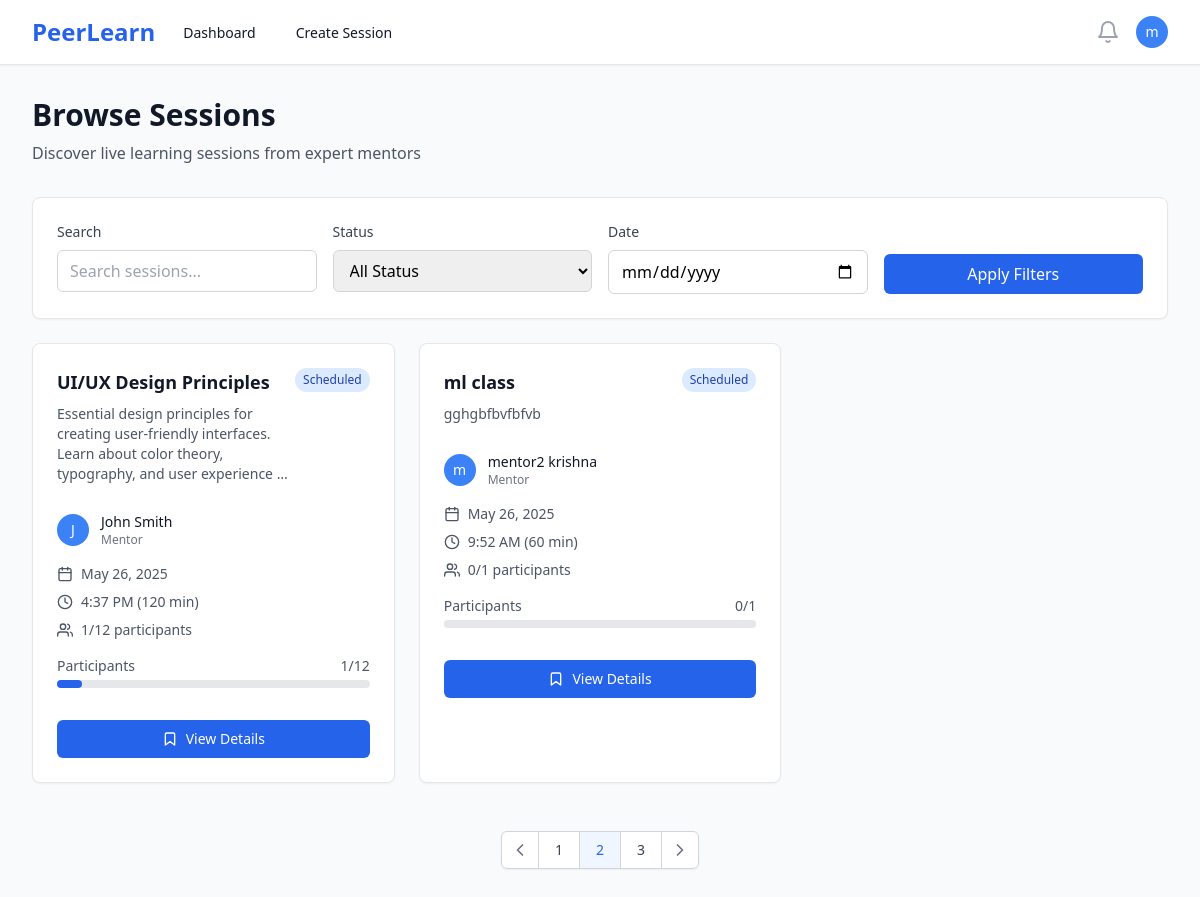
The page /sessions/ (signed in) on the database as committed earlier.
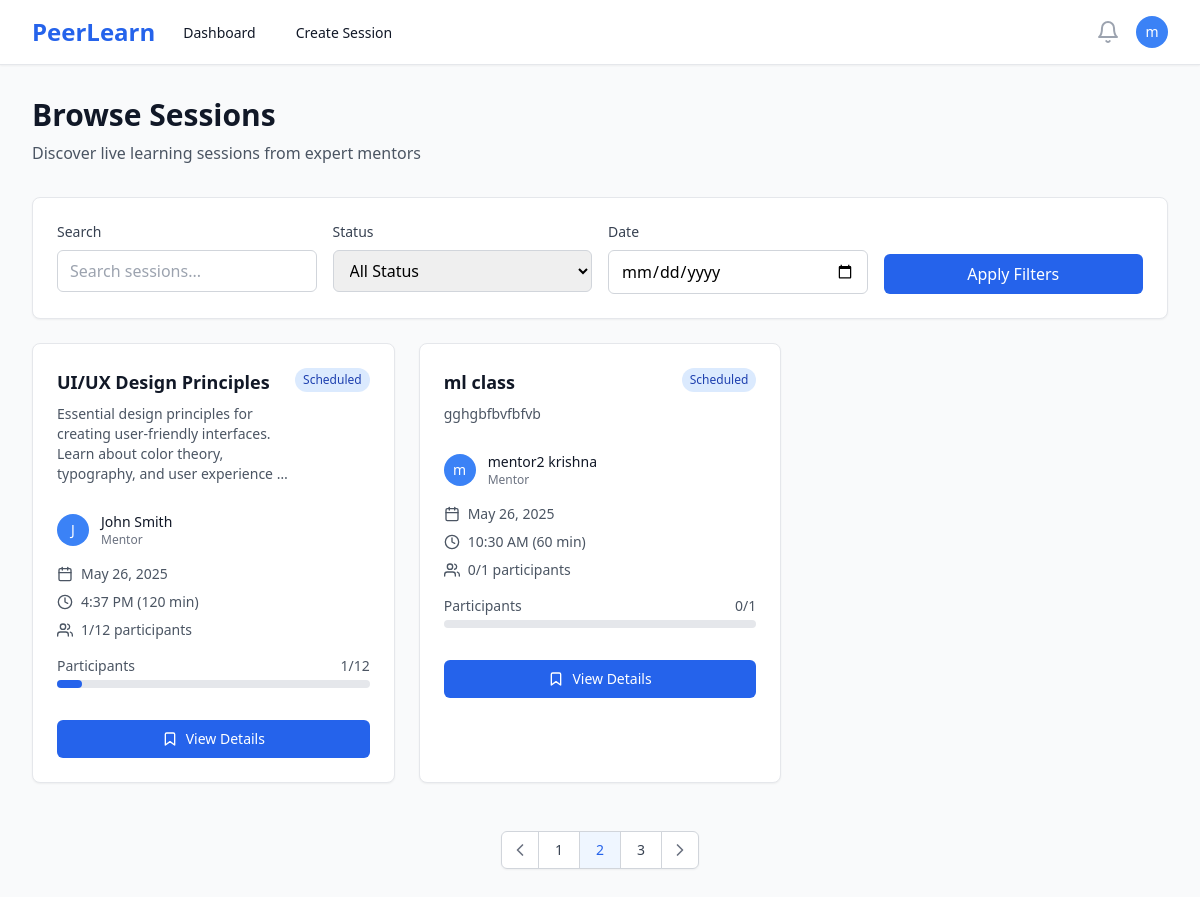
The same page on the database as committed later.
### sessions/models.py (models this page shows, shortened)
class Session(models.Model):
    STATUS_CHOICES = [
        ('draft', 'Draft'),
        ('scheduled', 'Scheduled'),
        ('live', 'Live'),
        ('completed', 'Completed'),
        ('cancelled', 'Cancelled'),
    ]
    CATEGORY_CHOICES = [
        ('programming', 'Programming & Development'),
        ('data-science', 'Data Science & Analytics'),
        ('web-development', 'Web Development'),
        ('mobile-development', 'Mobile Development'),
        ('ai-ml', 'AI & Machine Learning'),
        ('design', 'UI/UX Design'),
        ('business', 'Business & Marketing'),
        ('language', 'Language Learning'),
        ('music', 'Music & Arts'),
        ('fitness', 'Health & Fitness'),
        ('other', 'Other'),
    ]
    id = models.UUIDField(primary_key=True, default=uuid.uuid4, editable=False)
    mentor = models.ForeignKey(User, on_delete=models.CASCADE, related_name='mentor_sessions')
    title = models.CharField(max_length=200)
    description = models.TextField()
    thumbnail = models.ImageField(upload_to='session_thumbnails/', blank=True, null=True, help_text="Session cover image")
    category = models.CharField(max_length=50, choices=CATEGORY_CHOICES, blank=True, help_text="Session category for recommendations")
    skills = models.TextField(blank=True, help_text="Comma-separated skills for ML matching")
    price = models.DecimalField(max_digits=8, decimal_places=2, null=True, blank=True, help_text="Price in INR, null for free sessions")
    schedule = models.DateTimeField()
    duration = models.IntegerField(help_text="Duration in minutes")
    max_participants = models.IntegerField(default=10)
    status = models.CharField(max_length=20, choices=STATUS_CHOICES, default='draft')
    created_at = models.DateTimeField(auto_now_add=True)
    updated_at = models.DateTimeField(auto_now=True)
    class Meta:
        ordering = ['-schedule']
    @property
    def current_participants(self):
        return self.bookings.filter(status='confirmed').count()
    @property
    def is_full(self):
        return self.current_participants >= self.max_participants

### users/models.py (models this page shows, shortened)
class User(AbstractUser):
    ROLE_CHOICES = [
        ('mentor', 'Mentor'),
        ('learner', 'Learner'),
    ]
    id = models.UUIDField(primary_key=True, default=uuid.uuid4, editable=False)
    role = models.CharField(max_length=10, choices=ROLE_CHOICES, default='learner')
    bio = models.TextField(blank=True, null=True)
    skills = models.CharField(max_length=500, blank=True, help_text="Comma-separated skills for recommendation matching")
    expertise = models.CharField(max_length=100, blank=True, help_text="Primary domain/area of expertise")
    profile_image = models.ImageField(upload_to='profiles/', blank=True, null=True)
    created_at = models.DateTimeField(auto_now_add=True)
    updated_at = models.DateTimeField(auto_now=True)
    @property
    def is_mentor(self):
        return self.role == 'mentor'

### sessions/views.py (the view)
# urls.py: path('', views.session_list, name='session_list'),
@login_required
def session_list(request):
    sessions = Session.objects.filter(
        status='scheduled',
        schedule__gt=timezone.now()
    ).select_related('mentor')
    return render(request, 'sessions/list.html', {'sessions': sessions})

### templates/sessions/list.html (shortened to what the changed rows need)
{% extends 'base.html' %}
{% block content %}
<div class="max-w-7xl mx-auto px-4 sm:px-6 lg:px-8 py-8">
    <div class="mb-8">
        <h1 class="text-3xl font-bold text-gray-900">Browse Sessions</h1>
    </div>
    {% if sessions %}
    <div class="grid grid-cols-1 md:grid-cols-2 lg:grid-cols-3 gap-6">
        {% for session in sessions %}
        <div class="bg-white rounded-lg shadow-sm border border-gray-200 hover:shadow-md transition-shadow">
            <div class="p-6">
                <div class="flex items-start justify-between mb-4">
                    <div class="flex-1">
                        <h3 class="text-lg font-semibold text-gray-900 mb-2">
                            <a href="{% url 'session_detail' session.id %}" class="hover:text-blue-600">
                                {{ session.title }}
                            </a>
                        </h3>
                        <p class="text-sm text-gray-600 mb-3">{{ session.description|truncatewords:15 }}</p>
                    </div>
                    <span class="px-2 py-1 text-xs font-medium rounded-full flex-shrink-0
                                {% if session.status == 'scheduled' %}bg-blue-100 text-blue-800
                                {% elif session.status == 'live' %}bg-green-100 text-green-800
                                {% elif session.status == 'completed' %}bg-gray-100 text-gray-800
                                {% elif session.status == 'cancelled' %}bg-red-100 text-red-800
                                {% else %}bg-yellow-100 text-yellow-800{% endif %}">
                        {{ session.status|title }}
                    </span>
                </div>
                <div class="flex items-center mb-4">
                    {% if session.mentor.profile_image %}
                        <img class="h-8 w-8 rounded-full" src="{{ session.mentor.profile_image.url }}" alt="">
                    {% else %}
                        <div class="h-8 w-8 rounded-full bg-blue-500 flex items-center justify-center">
                            <span class="text-white text-sm font-medium">{{ session.mentor.first_name|first|default:session.mentor.username|first }}</span>
                        </div>
                    {% endif %}
                    <div class="ml-3">
                        <p class="text-sm font-medium text-gray-900">{{ session.mentor.get_full_name|default:session.mentor.username }}</p>
                        <p class="text-xs text-gray-500">Mentor</p>
                    </div>
                </div>
                <div class="space-y-2 text-sm text-gray-600 mb-4">
                    <div class="flex items-center">
                        <i data-feather="calendar" class="h-4 w-4 mr-2"></i>
                        {{ session.schedule|date:"M j, Y" }}
                    </div>
                    <div class="flex items-center">
                        <i data-feather="clock" class="h-4 w-4 mr-2"></i>
                        {{ session.schedule|time:"g:i A" }} ({{ session.duration }} min)
                    </div>
                    <div class="flex items-center">
                        <i data-feather="users" class="h-4 w-4 mr-2"></i>
                        {{ session.current_participants }}/{{ session.max_participants }} participants
                    </div>
                </div>
                <div class="mb-4">
                    <div class="flex justify-between text-sm text-gray-600 mb-1">
                        <span>Participants</span>
                        <span>{{ session.current_participants }}/{{ session.max_participants }}</span>
                    </div>
                    <div class="w-full bg-gray-200 rounded-full h-2">
                    </div>
                </div>
                <div class="pt-4">
                    {% if user.is_authenticated %}
                        {% if session.status == 'live' %}
                            <a href="{% url 'session_detail' session.id %}"
                               class="w-full inline-flex items-center justify-center px-4 py-2 border border-transparent text-sm font-medium rounded-md text-white bg-green-600 hover:bg-green-700">
                                <i data-feather="video" class="h-4 w-4 mr-2"></i>
                                Join Live Session
                            </a>
                        {% elif session.status == 'scheduled' %}
                            {% if session.is_full %}
                                <button disabled
                                        class="w-full inline-flex items-center justify-center px-4 py-2 border border-gray-300 text-sm font-medium rounded-md text-gray-500 bg-gray-100 cursor-not-allowed">
                                    <i data-feather="users" class="h-4 w-4 mr-2"></i>
                                    Session Full
                                </button>
                            {% else %}
                                <a href="{% url 'session_detail' session.id %}"
                                   class="w-full inline-flex items-center justify-center px-4 py-2 border border-transparent text-sm font-medium rounded-md text-white bg-blue-600 hover:bg-blue-700">
                                    <i data-feather="bookmark" class="h-4 w-4 mr-2"></i>
                                    View Details
                                </a>
                            {% endif %}
                        {% else %}
                            <a href="{% url 'session_detail' session.id %}"
                               class="w-full inline-flex items-center justify-center px-4 py-2 border border-gray-300 text-sm font-medium rounded-md text-gray-700 bg-white hover:bg-gray-50">
                                <i data-feather="eye" class="h-4 w-4 mr-2"></i>
                                View Details
                            </a>
                        {% endif %}
                    {% else %}
                        <a href="{% url 'login' %}"
                           class="w-full inline-flex items-center justify-center px-4 py-2 border border-transparent text-sm font-medium rounded-md text-white bg-blue-600 hover:bg-blue-700">
                            Login to Book
                        </a>
                    {% endif %}
                </div>
            </div>
        </div>
        {% endfor %}
    </div>
    {% endif %}
</div>
{% endblock %}

Rows that differ between the two databases and show on the page:
changed Session "ml class": schedule "9:52 AM" → "10:30 AM"
